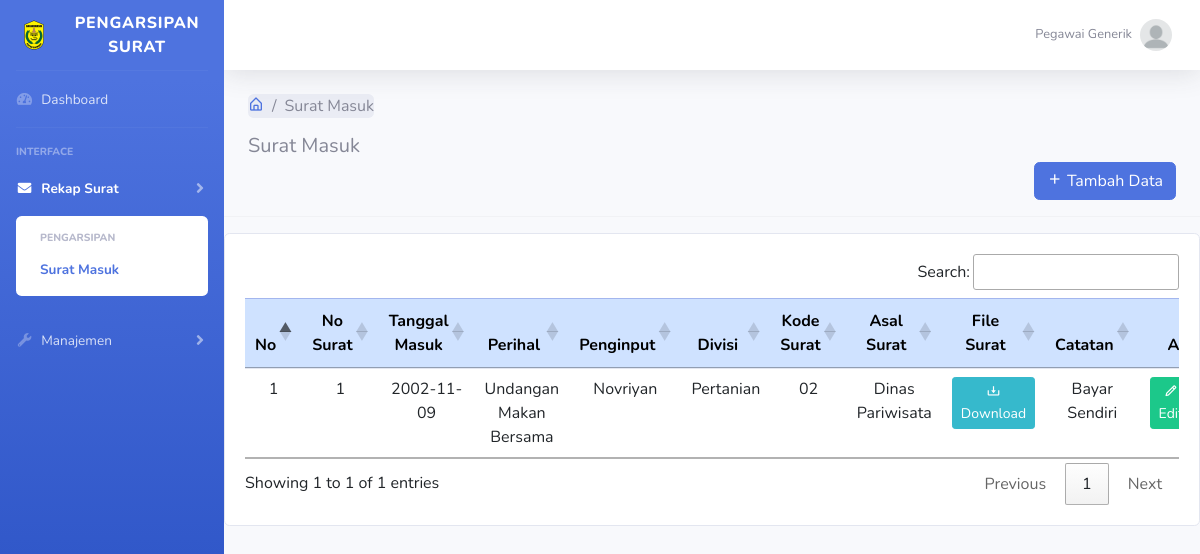
/admin/surat_masuk.php (signed in), run on the app's committed database.
### tables this page shows
CREATE TABLE `user` (
  `id_user` int(3) NOT NULL,
  `nm_user` varchar(100) NOT NULL,
  `username` varchar(70) NOT NULL,
  `password` varchar(50) NOT NULL,
  `role` enum('pegawai','admin') NOT NULL
);

CREATE TABLE `surat_masuk` (
  `id_surat` int(11) NOT NULL,
  `no_surat` varchar(50) NOT NULL,
  `tanggal_masuk` date NOT NULL,
  `perihal` varchar(500) NOT NULL,
  `file_surat` varchar(500) DEFAULT NULL,
  `id_user` int(11) NOT NULL,
  `id_divisi` int(11) NOT NULL,
  `id_kode_surat` int(11) NOT NULL,
  `id_asal_surat` int(11) NOT NULL,
  `catatan` varchar(300) DEFAULT NULL
);

CREATE TABLE `divisi` (
  `id_divisi` int(11) NOT NULL,
  `nama_divisi` varchar(50) NOT NULL
);

CREATE TABLE `kode_surat` (
  `id_kode_surat` int(11) NOT NULL,
  `kode_surat` varchar(50) NOT NULL,
  `keterangan` varchar(50) NOT NULL
);

CREATE TABLE `asal_surat` (
  `id_asal_surat` int(11) NOT NULL,
  `nama_instansi` varchar(200) NOT NULL,
  `alamat_instansi` varchar(200) NOT NULL,
  `no_telpon_instansi` varchar(30) NOT NULL,
  `email_instansi` varchar(100) NOT NULL
);

### admin/surat_masuk.php (the view, shortened to what this page needs)
<?php
include "../koneksi.php";
$result_surat_masuk = mysqli_query($conn, "SELECT * FROM surat_masuk");
?>
<!DOCTYPE html>
<html lang="en">
<head>
    <link href="https://cdn.jsdelivr.net/npm/bootstrap@5.3.0-alpha1/dist/css/bootstrap.min.css" rel="stylesheet">
    <link href="https://cdn.jsdelivr.net/npm/boxicons@2.1.4/css/boxicons.min.css" rel="stylesheet">
    <link href="../vendor/fontawesome-free/css/all.min.css" rel="stylesheet" type="text/css">
    <link href="../css/sb-admin-2.min.css" rel="stylesheet">
</head>
<body id="page-top">
    <div id="wrapper">
        <?php include 'sidebar.php'; ?>
        <div id="content-wrapper" class="d-flex flex-column">
            <div id="content">
                <nav class="navbar navbar-expand navbar-light bg-white topbar mb-4 static-top shadow">
                    <ul class="navbar-nav ml-auto">
                <?php include "header.php" ?>
                <div class="container-fluid">
                    <div class="page-breadcrumb d-none d-sm-flex align-items-center mb-3">
                    <div>
                        <nav aria-label="breadcrumb">
                            <ol class="breadcrumb mb-0 p-0">
                                <li class="breadcrumb-item"><a href="index.php"><i class="bx bx-home-alt"></i></a></li>
                                <li class="breadcrumb-item active" aria-current="page">Surat Masuk</li>
                            </ol>
                        </nav>
                    </div>
                </div>
                    <div class="d-flex align-items-center">
                    <div>
                        <h5 class="mb-1">Surat Masuk</h5>
                    </div>
                    </div>
                    <div class="row">
                        <div class="col text-end">
                            <a href="surat_masuk_tambah.php" class="btn btn-primary">
                                <i class="bx bx-plus"></i> Tambah Data
                            </a>
                        </div>
                    </div>
                </div>
                <hr>
                    <div class="card">
                    <div class="card-body">
                    <div class="table-responsive">
                            <table id="example2" class="table table-hover">
                                <thead class="table-primary">
                                    <tr>
                                        <th>No</th>
                                        <th>No Surat</th>
                                        <th>Tanggal Masuk</th>
                                        <th>Perihal</th>
                                        <th>Penginput</th>
                                        <th>Divisi</th>
                                        <th>Kode Surat</th>
                                        <th>Asal Surat</th>
                                        <th>File Surat</th>
                                        <th>Catatan</th>
                                        <th>Action</th>
                                    </tr>
                                </thead>
                                <tbody>
                                <?php
                                    $no = 1;
                                    while($row_surat_masuk = mysqli_fetch_assoc($result_surat_masuk)) {
                                        $divisi_query = mysqli_query($conn, "SELECT nama_divisi FROM divisi WHERE id_divisi = '".$row_surat_masuk['id_divisi']."'");
                                        $divisi_row = mysqli_fetch_assoc($divisi_query);
                                        $nama_divisi = $divisi_row ? $divisi_row['nama_divisi'] : 'Tidak Ditemukan';
                                        $kode_surat_query = mysqli_query($conn, "SELECT kode_surat FROM kode_surat WHERE id_kode_surat = '".$row_surat_masuk['id_kode_surat']."'");
                                        $kode_surat_row = mysqli_fetch_assoc($kode_surat_query);
                                        $kode_surat = $kode_surat_row ? $kode_surat_row['kode_surat'] : 'Tidak Ditemukan';
                                        $asal_surat_query = mysqli_query($conn, "SELECT nama_instansi FROM asal_surat WHERE id_asal_surat = '".$row_surat_masuk['id_asal_surat']."'");
                                        $asal_surat_row = mysqli_fetch_assoc($asal_surat_query);
                                        $nama_instansi = $asal_surat_row ? $asal_surat_row['nama_instansi'] : 'Tidak Ditemukan';
                                        $nm_user_query = mysqli_query($conn, "SELECT nm_user FROM user WHERE id_user = '".$row_surat_masuk['id_user']."'");
                                        $id_user_row = mysqli_fetch_assoc($nm_user_query);
                                        $nm_user = $id_user_row ? $id_user_row['nm_user'] : 'Tidak Ditemukan';
                                ?>
                                <tr>
                                    <td><?php echo $no++; ?></td>
                                    <td><?php echo $row_surat_masuk["no_surat"]?></td>
                                    <td><?php echo $row_surat_masuk["tanggal_masuk"]?></td>
                                    <td><?php echo $row_surat_masuk["perihal"]?></td>
                                    <td><?php echo $nm_user?></td>
                                    <td><?php echo $nama_divisi?></td>
                                    <td><?php echo $kode_surat?></td>
                                    <td><?php echo $nama_instansi?></td>
                                    <td>
                                        <?php if ($row_surat_masuk["file_surat"]) : ?>
                                            <a href="<?php echo $row_surat_masuk['file_surat']; ?>" class="btn btn-sm btn-info" target="_blank">
                                                <i class="bx bx-download"></i>Download</a>
                                        <?php else : ?>
                                            Tidak Ada
                                        <?php endif; ?>
                                    </td>
                                    <td><?php echo $row_surat_masuk["catatan"]?></td>
                                    <td>
                                      <div class="btn-group" role="group" aria-label="Basic example">
                                           <a href="surat_masuk_edit.php?id=<?php echo $row_surat_masuk["id_surat"]?>" class="btn btn-sm btn-success"><i class="bx bx-pencil"></i> Edit</a>
                                         </div>
                                      </td>
                                    </tr>
                                <?php } ?>
                            </tbody>
                        </table>
            </div>
        </div>
    <link rel="stylesheet" href="https://cdn.datatables.net/1.13.6/css/jquery.dataTables.min.css">
    <link rel="stylesheet" href="https://cdn.datatables.net/buttons/2.4.1/css/buttons.dataTables.min.css">
    <link rel="stylesheet" href="https://cdn.datatables.net/fixedheader/3.3.3/css/fixedHeader.dataTables.min.css">
    </body>
</html>

### admin/header.php (shortened to what this page needs)
<?php
include "../koneksi.php";
$id_user = $_SESSION['id_user'];
$query = "SELECT nm_user FROM user WHERE id_user = ?";
$stmt = $conn->prepare($query);
$stmt->bind_param("i", $id_user);
$stmt->execute();
$stmt->bind_result($nm_user);
?>
                            <li class="nav-item dropdown no-arrow">
                                <a class="nav-link dropdown-toggle" href="#" id="userDropdown" role="button"
                                    data-toggle="dropdown" aria-haspopup="true" aria-expanded="false">
                                    <span class="mr-2 d-none d-lg-inline text-gray-600 small"><?php echo htmlspecialchars($nm_user); ?>
                                    </span>
                                    <img class="img-profile rounded-circle"
                                        src="../img/profil.jpg">
                                </a>
                       </li>
                   </ul>
               </nav>

### data on the page
user: nm_user "Pegawai Generik"
surat_masuk: no_surat "1", tanggal_masuk "2002-11-09", perihal "Undangan Makan Bersama", id_user.nm_user "Novriyan", id_divisi.nama_divisi "Pertanian", id_kode_surat.kode_surat "02", id_asal_surat.nama_instansi "Dinas Pariwisata", catatan "Bayar Sendiri"
